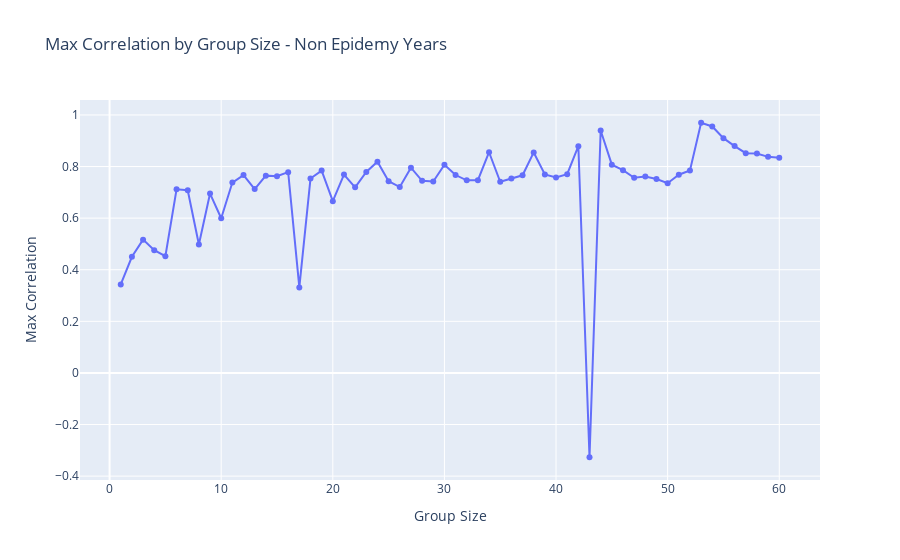

Here is the notebook cell this chart was saved with:
### Code cell
max_corr_non_epidemy = []
max_lag_non_epidemy = []
for i in range(1,61):
    offset_days = (daily_ovitraps_mean.index[0] - daily_dengue_data_non_epidemic.index[0]).days % i
    
    groups_dengue = generic.group_series(
        series = daily_dengue_data_non_epidemic,
        offset = offset_days,
        group_size = i,
        operation = "sum"
    )

    groups_ovitraps = generic.group_series(
        series = daily_ovitraps_mean,
        offset = 0,
        group_size = i,
        operation = "mean"
    )

    results = generic.max_correlation(groups_dengue, groups_ovitraps, max_lag = np.ceil(120/i).astype(int))

    max_lag_non_epidemy.append(results[0])
    max_corr_non_epidemy.append(results[1]) 

# Plot tuple of max_lag_non_epidemy and max_corr_non_epidemy
fig = go.Figure()
fig.add_trace(go.Scatter(x=list(range(1,61)),
            y=max_corr_non_epidemy,
            mode='markers+lines',
            name='Max Correlation',
            text=[f"corr={c:.2f}, lag={l}, group={g}" for c, l, g in zip(max_corr_non_epidemy, max_lag_non_epidemy, range(1, 61))],  
            textposition='top center' ,
            hoverinfo='text',

))
fig.update_layout(title='Max Correlation by Group Size - Non Epidemy Years',
                  xaxis_title='Group Size',
                  yaxis_title='Max Correlation')
fig.show()

### Figure 1 — Plotly figure (JSON) as saved in the notebook; plotly's stock layout.template omitted (floating-point values rounded to 4 significant figures)
{"data": [{"hoverinfo": "text", "mode": "markers+lines", "name": "Max Correlation", "text": ["corr=0.34, lag=69, group=1", "corr=0.45, lag=45, group=2", "corr=0.52, lag=0, group=3", "corr=0.48, lag=17, group=4", "corr=0.45, lag=8, group=5", "corr=0.71, lag=0, group=6", "corr=0.71, lag=0, group=7", "corr=0.50, lag=9, group=8", "corr=0.70, lag=0, group=9", "corr=0.60, lag=0, group=10", "corr=0.74, lag=0, group=11", "corr=0.77, lag=0, group=12", "corr=0.71, lag=0, group=13", "corr=0.76, lag=0, group=14", "corr=0.76, lag=0, group=15", "corr=0.78, lag=0, group=16", "corr=0.33, lag=4, group=17", "corr=0.75, lag=0, group=18", "corr=0.78, lag=0, group=19", "corr=0.67, lag=0, group=20", "corr=0.77, lag=0, group=21", "corr=0.72, lag=0, group=22", "corr=0.78, lag=0, group=23", "corr=0.82, lag=0, group=24", "corr=0.74, lag=0, group=25", "corr=0.72, lag=0, group=26", "corr=0.80, lag=0, group=27", "corr=0.74, lag=0, group=28", "corr=0.74, lag=0, group=29", "corr=0.81, lag=0, group=30", "corr=0.77, lag=0, group=31", "corr=0.75, lag=0, group=32", "corr=0.75, lag=-1, group=33", "corr=0.86, lag=1, group=34", "corr=0.74, lag=0, group=35", "corr=0.75, lag=0, group=36", "corr=0.77, lag=0, group=37", "corr=0.85, lag=0, group=38", "corr=0.77, lag=0, group=39", "corr=0.76, lag=0, group=40", "corr=0.77, lag=-1, group=41", "corr=0.88, lag=-1, group=42", "corr=-0.33, lag=-3, group=43", "corr=0.94, lag=-1, group=44", "corr=0.81, lag=-1, group=45", "corr=0.79, lag=0, group=46", "corr=0.76, lag=0, group=47", "corr=0.76, lag=0, group=48", "corr=0.75, lag=0, group=49", "corr=0.74, lag=0, group=50", "corr=0.77, lag=0, group=51", "corr=0.78, lag=0, group=52", "corr=0.97, lag=0, group=53", "corr=0.96, lag=0, group=54", "corr=0.91, lag=0, group=55", "corr=0.88, lag=0, group=56", "corr=0.85, lag=0, group=57", "corr=0.85, lag=-1, group=58", "corr=0.84, lag=-1, group=59", "corr=0.83, lag=-1, group=60"], "textposition": "top center", "type": "scatter", "x": [1, 2, 3, 4, 5, 6, 7, 8, 9, 10, 11, 12, 13, 14, 15, 16, 17, 18, 19, 20, 21, 22, 23, 24, 25, 26, 27, 28, 29, 30, 31, 32, 33, 34, 35, 36, 37, 38, 39, 40, 41, 42, 43, 44, 45, 46, 47, 48, 49, 50, 51, 52, 53, 54, 55, 56, 57, 58, 59, 60], "y": [0.3429, 0.4503, 0.5167, 0.476, 0.4525, 0.7118, 0.7079, 0.4976, 0.6953, 0.5996, 0.7379, 0.7669, 0.7127, 0.7648, 0.7625, 0.7784, 0.3313, 0.7534, 0.7843, 0.6659, 0.769, 0.7193, 0.7793, 0.8188, 0.7434, 0.7205, 0.7957, 0.7448, 0.7418, 0.8072, 0.7671, 0.7465, 0.7471, 0.8554, 0.7408, 0.7536, 0.7661, 0.8547, 0.7691, 0.7577, 0.7706, 0.8787, -0.3269, 0.9396, 0.8072, 0.786, 0.7567, 0.7615, 0.7515, 0.7353, 0.7683, 0.7845, 0.9698, 0.9553, 0.9099, 0.8793, 0.8519, 0.8507, 0.8376, 0.8343]}], "layout": {"title": {"text": "Max Correlation by Group Size - Non Epidemy Years"}, "xaxis": {"title": {"text": "Group Size"}}, "yaxis": {"title": {"text": "Max Correlation"}}}}
